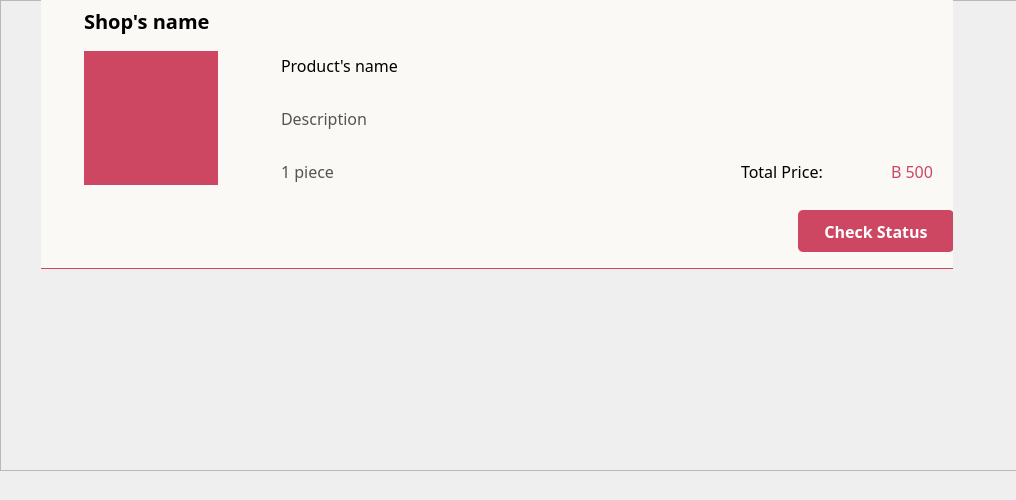
         <widget class="QWidget" name="scrollAreaWidgetContents_tobeshipped">
          <property name="geometry">
           <rect>
            <x>0</x>
            <y>0</y>
            <width>1016</width>
            <height>500</height>
           </rect>
          </property>
          <property name="minimumSize">
           <size>
            <width>0</width>
            <height>500</height>
           </size>
          </property>
          <widget class="QFrame" name="frame_tobeshipped">
           <property name="geometry">
            <rect>
             <x>0</x>
             <y>0</y>
             <width>1031</width>
             <height>471</height>
            </rect>
           </property>
           <property name="frameShape">
            <enum>QFrame::StyledPanel</enum>
           </property>
           <property name="frameShadow">
            <enum>QFrame::Raised</enum>
           </property>
           <widget class="QWidget" name="shipordercontainer" native="true">
            <property name="geometry">
             <rect>
              <x>41</x>
              <y>0</y>
              <width>912</width>
              <height>269</height>
             </rect>
            </property>
            <property name="styleSheet">
             <string notr="true">border-bottom: 1px solid #CD4662;
background: #FAF9F6;
</string>
            </property>
            <widget class="QLabel" name="shopnameforcart_2">
             <property name="geometry">
              <rect>
               <x>43</x>
               <y>0</y>
               <width>131</width>
               <height>41</height>
              </rect>
             </property>
             <property name="styleSheet">
              <string notr="true">border: none;
color: #000;
font-family: Suwannaphum;
font-size: 20px;
font-style: normal;
font-weight: 700;
line-height: normal;</string>
             </property>
             <property name="text">
              <string>Shop's name</string>
             </property>
            </widget>
            <widget class="QLabel" name="cartorderpic_2">
             <property name="geometry">
              <rect>
               <x>43</x>
               <y>51</y>
               <width>134</width>
               <height>134</height>
              </rect>
             </property>
             <property name="styleSheet">
              <string notr="true">border: none;
border-radius: 70px;
background: #cd4662;</string>
             </property>
             <property name="text">
              <string/>
             </property>
            </widget>
            <widget class="QLabel" name="productcartname_2">
             <property name="geometry">
              <rect>
               <x>240</x>
               <y>51</y>
               <width>672</width>
               <height>28</height>
              </rect>
             </property>
             <property name="styleSheet">
              <string notr="true">border: none;
color: #000;
font-family: Suwannaphum;
font-size: 16px;
font-style: normal;
font-weight: 400;
line-height: normal;</string>
             </property>
             <property name="text">
              <string>Product's name</string>
             </property>
            </widget>
            <widget class="QLabel" name="productcartdescrip_2">
             <property name="geometry">
              <rect>
               <x>240</x>
               <y>104</y>
               <width>672</width>
               <height>28</height>
              </rect>
             </property>
             <property name="styleSheet">
              <string notr="true">border: none;
color: #545454;
font-family: Suwannaphum;
font-size: 16px;
font-style: normal;
font-weight: 400;
line-height: normal;</string>
             </property>
             <property name="text">
              <string>Description</string>
             </property>
            </widget>
            <widget class="QLabel" name="productnum_2">
             <property name="geometry">
              <rect>
               <x>240</x>
               <y>157</y>
               <width>672</width>
               <height>28</height>
              </rect>
             </property>
             <property name="styleSheet">
              <string notr="true">border: none;
color: #545454;
font-family: Suwannaphum;
font-size: 16px;
font-style: normal;
font-weight: 400;
line-height: normal;</string>
             </property>
             <property name="text">
              <string>1 piece</string>
             </property>
            </widget>
            <widget class="QLabel" name="totalpricecartlabel_2">
             <property name="geometry">
              <rect>
               <x>700</x>
               <y>157</y>
               <width>81</width>
               <height>28</height>
              </rect>
             </property>
             <property name="styleSheet">
              <string notr="true">border: none;
color: #000;
font-family: Suwannaphum;
font-size: 16px;
font-style: normal;
font-weight: 400;
line-height: normal;</string>
             </property>
             <property name="text">
              <string>Total Price:</string>
             </property>
            </widget>
            <widget class="QLabel" name="totalpricecartnumlabel_2">
             <property name="geometry">
              <rect>
               <x>850</x>
               <y>157</y>
               <width>49</width>
               <height>28</height>
              </rect>
             </property>
             <property name="styleSheet">
              <string notr="true">border: none;
color: #cd4662;
font-family: Suwannaphum;
font-size: 16px;
font-style: normal;
font-weight: 400;
line-height: normal;</string>
             </property>
             <property name="text">
              <string>B 500</string>
             </property>
            </widget>
            <widget class="QPushButton" name="checkstatusshipbutton">
             <property name="geometry">
              <rect>
               <x>757</x>
               <y>210</y>
               <width>156</width>
               <height>42</height>
              </rect>
             </property>
             <property name="styleSheet">
              <string notr="true">color: #FFF;
background-color: #cd4662;
border: none;
text-align: center;
font-family: Suwannaphum;
font-size: 16px;
font-style: normal;
font-weight: 700;
line-height: normal;
border-radius: 5px;</string>
             </property>
             <property name="text">
              <string>Check Status</string>
             </property>
            </widget>
           </widget>
          </widget>
         </widget>
